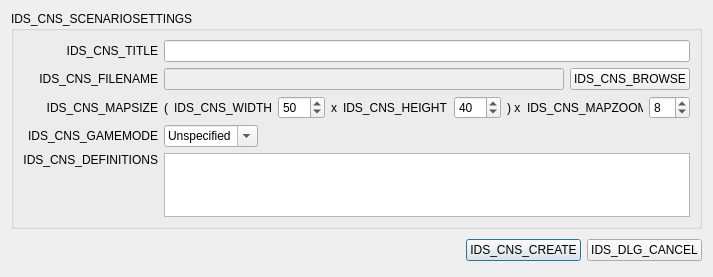
<?xml version="1.0" encoding="UTF-8"?>
<ui version="4.0">
 <class>NewScenarioDialog</class>
 <widget class="QDialog" name="NewScenarioDialog">
  <property name="geometry">
   <rect>
    <x>0</x>
    <y>0</y>
    <width>713</width>
    <height>277</height>
   </rect>
  </property>
  <property name="sizePolicy">
   <sizepolicy hsizetype="Expanding" vsizetype="Expanding">
    <horstretch>0</horstretch>
    <verstretch>0</verstretch>
   </sizepolicy>
  </property>
  <property name="minimumSize">
   <size>
    <width>323</width>
    <height>114</height>
   </size>
  </property>
  <property name="windowTitle">
   <string comment="res">IDS_CNS_NEWSCENARIO</string>
  </property>
  <property name="windowIcon">
   <iconset resource="resource.qrc">
    <normaloff>:/editor/res/ocs.ico</normaloff>:/editor/res/ocs.ico</iconset>
  </property>
  <layout class="QGridLayout" name="gridLayout">
   <item row="1" column="0">
    <layout class="QVBoxLayout" name="verticalLayout">
     <property name="spacing">
      <number>6</number>
     </property>
     <item>
      <widget class="QGroupBox" name="groupBox">
       <property name="sizePolicy">
        <sizepolicy hsizetype="Expanding" vsizetype="Expanding">
         <horstretch>0</horstretch>
         <verstretch>0</verstretch>
        </sizepolicy>
       </property>
       <property name="title">
        <string comment="res">IDS_CNS_SCENARIOSETTINGS</string>
       </property>
       <layout class="QGridLayout" name="gridLayout_3">
        <item row="2" column="3">
         <layout class="QHBoxLayout" name="horizontalLayout">
          <item>
           <widget class="QLineEdit" name="filenameEdit">
            <property name="enabled">
             <bool>false</bool>
            </property>
           </widget>
          </item>
          <item>
           <widget class="QPushButton" name="browseButton">
            <property name="text">
             <string comment="res">IDS_CNS_BROWSE</string>
            </property>
           </widget>
          </item>
         </layout>
        </item>
        <item row="1" column="3">
         <widget class="QLineEdit" name="titleEdit"/>
        </item>
        <item row="3" column="1">
         <widget class="QLabel" name="label_9">
          <property name="text">
           <string comment="res">IDS_CNS_MAPSIZE</string>
          </property>
          <property name="alignment">
           <set>Qt::AlignRight|Qt::AlignTrailing|Qt::AlignVCenter</set>
          </property>
         </widget>
        </item>
        <item row="1" column="1">
         <widget class="QLabel" name="label_7">
          <property name="text">
           <string comment="res">IDS_CNS_TITLE</string>
          </property>
          <property name="alignment">
           <set>Qt::AlignRight|Qt::AlignTrailing|Qt::AlignVCenter</set>
          </property>
         </widget>
        </item>
        <item row="3" column="3">
         <layout class="QHBoxLayout" name="horizontalLayout_2">
          <property name="leftMargin">
           <number>0</number>
          </property>
          <property name="topMargin">
           <number>0</number>
          </property>
          <item>
           <widget class="QLabel" name="label_4">
            <property name="text">
             <string>(</string>
            </property>
           </widget>
          </item>
          <item>
           <widget class="QLabel" name="label">
            <property name="text">
             <string comment="res">IDS_CNS_WIDTH</string>
            </property>
            <property name="alignment">
             <set>Qt::AlignRight|Qt::AlignTrailing|Qt::AlignVCenter</set>
            </property>
           </widget>
          </item>
          <item>
           <widget class="QSpinBox" name="mapWidthSpinBox">
            <property name="minimum">
             <number>16</number>
            </property>
            <property name="maximum">
             <number>512</number>
            </property>
            <property name="value">
             <number>50</number>
            </property>
           </widget>
          </item>
          <item>
           <widget class="QLabel" name="label_3">
            <property name="text">
             <string>x</string>
            </property>
           </widget>
          </item>
          <item>
           <widget class="QLabel" name="label_2">
            <property name="text">
             <string comment="res">IDS_CNS_HEIGHT</string>
            </property>
           </widget>
          </item>
          <item>
           <widget class="QSpinBox" name="mapHeightSpinBox">
            <property name="minimum">
             <number>16</number>
            </property>
            <property name="maximum">
             <number>512</number>
            </property>
            <property name="value">
             <number>40</number>
            </property>
           </widget>
          </item>
          <item>
           <widget class="QLabel" name="label_5">
            <property name="text">
             <string>) x</string>
            </property>
           </widget>
          </item>
          <item>
           <widget class="QLabel" name="label_6">
            <property name="text">
             <string comment="res">IDS_CNS_MAPZOOM</string>
            </property>
           </widget>
          </item>
          <item>
           <widget class="QSpinBox" name="mapZoomSpinBox">
            <property name="minimum">
             <number>4</number>
            </property>
            <property name="maximum">
             <number>24</number>
            </property>
            <property name="value">
             <number>8</number>
            </property>
           </widget>
          </item>
          <item>
           <spacer name="horizontalSpacer">
            <property name="orientation">
             <enum>Qt::Horizontal</enum>
            </property>
            <property name="sizeHint" stdset="0">
             <size>
              <width>40</width>
              <height>20</height>
             </size>
            </property>
           </spacer>
          </item>
         </layout>
        </item>
        <item row="2" column="1">
         <widget class="QLabel" name="label_8">
          <property name="text">
           <string comment="res">IDS_CNS_FILENAME</string>
          </property>
          <property name="alignment">
           <set>Qt::AlignRight|Qt::AlignTrailing|Qt::AlignVCenter</set>
          </property>
         </widget>
        </item>
        <item row="5" column="1">
         <widget class="QLabel" name="label_10">
          <property name="text">
           <string comment="res">IDS_CNS_DEFINITIONS</string>
          </property>
          <property name="alignment">
           <set>Qt::AlignRight|Qt::AlignTop|Qt::AlignTrailing</set>
          </property>
         </widget>
        </item>
        <item row="5" column="3">
         <widget class="QTreeView" name="definitionTreeView">
          <property name="sizePolicy">
           <sizepolicy hsizetype="Expanding" vsizetype="Expanding">
            <horstretch>0</horstretch>
            <verstretch>0</verstretch>
           </sizepolicy>
          </property>
          <property name="minimumSize">
           <size>
            <width>0</width>
            <height>0</height>
           </size>
          </property>
          <property name="baseSize">
           <size>
            <width>0</width>
            <height>0</height>
           </size>
          </property>
          <property name="headerHidden">
           <bool>true</bool>
          </property>
         </widget>
        </item>
        <item row="4" column="1">
         <widget class="QLabel" name="label_11">
          <property name="text">
           <string comment="res">IDS_CNS_GAMEMODE</string>
          </property>
          <property name="alignment">
           <set>Qt::AlignRight|Qt::AlignTrailing|Qt::AlignVCenter</set>
          </property>
         </widget>
        </item>
        <item row="4" column="3">
         <layout class="QHBoxLayout" name="horizontalLayout_4">
          <item>
           <widget class="QComboBox" name="gameModeComboBox">
            <property name="editable">
             <bool>true</bool>
            </property>
            <property name="sizeAdjustPolicy">
             <enum>QComboBox::AdjustToContents</enum>
            </property>
            <item>
             <property name="text">
              <string>Unspecified</string>
             </property>
            </item>
            <item>
             <property name="text">
              <string>Melee</string>
             </property>
            </item>
            <item>
             <property name="text">
              <string>Parkour</string>
             </property>
            </item>
            <item>
             <property name="text">
              <string>Settlement</string>
             </property>
            </item>
            <item>
             <property name="text">
              <string>Defense</string>
             </property>
            </item>
           </widget>
          </item>
          <item>
           <spacer name="horizontalSpacer_2">
            <property name="orientation">
             <enum>Qt::Horizontal</enum>
            </property>
            <property name="sizeHint" stdset="0">
             <size>
              <width>40</width>
              <height>20</height>
             </size>
            </property>
           </spacer>
          </item>
         </layout>
        </item>
       </layout>
      </widget>
     </item>
     <item>
      <layout class="QHBoxLayout">
       <property name="spacing">
        <number>6</number>
       </property>
       <property name="leftMargin">
        <number>0</number>
       </property>
       <property name="topMargin">
        <number>0</number>
       </property>
       <property name="rightMargin">
        <number>0</number>
       </property>
       <property name="bottomMargin">
        <number>0</number>
       </property>
       <item>
        <spacer>
         <property name="orientation">
          <enum>Qt::Horizontal</enum>
         </property>
         <property name="sizeHint" stdset="0">
          <size>
           <width>131</width>
           <height>31</height>
          </size>
         </property>
        </spacer>
       </item>
       <item>
        <widget class="QPushButton" name="okButton">
         <property name="text">
          <string comment="res">IDS_CNS_CREATE</string>
         </property>
         <property name="default">
          <bool>true</bool>
         </property>
         <property name="flat">
          <bool>false</bool>
         </property>
        </widget>
       </item>
       <item>
        <widget class="QPushButton" name="cancelButton">
         <property name="text">
          <string comment="res">IDS_DLG_CANCEL</string>
         </property>
        </widget>
       </item>
      </layout>
     </item>
    </layout>
   </item>
  </layout>
 </widget>
 <tabstops>
  <tabstop>titleEdit</tabstop>
  <tabstop>filenameEdit</tabstop>
  <tabstop>browseButton</tabstop>
  <tabstop>mapWidthSpinBox</tabstop>
  <tabstop>mapHeightSpinBox</tabstop>
  <tabstop>mapZoomSpinBox</tabstop>
  <tabstop>gameModeComboBox</tabstop>
  <tabstop>definitionTreeView</tabstop>
  <tabstop>okButton</tabstop>
  <tabstop>cancelButton</tabstop>
 </tabstops>
 <resources>
  <include location="resource.qrc"/>
 </resources>
 <connections>
  <connection>
   <sender>okButton</sender>
   <signal>clicked()</signal>
   <receiver>NewScenarioDialog</receiver>
   <slot>CreatePressed()</slot>
   <hints>
    <hint type="sourcelabel">
     <x>596</x>
     <y>262</y>
    </hint>
    <hint type="destinationlabel">
     <x>96</x>
     <y>254</y>
    </hint>
   </hints>
  </connection>
  <connection>
   <sender>cancelButton</sender>
   <signal>clicked()</signal>
   <receiver>NewScenarioDialog</receiver>
   <slot>reject()</slot>
   <hints>
    <hint type="sourcelabel">
     <x>701</x>
     <y>262</y>
    </hint>
    <hint type="destinationlabel">
     <x>179</x>
     <y>276</y>
    </hint>
   </hints>
  </connection>
  <connection>
   <sender>titleEdit</sender>
   <signal>textEdited(QString)</signal>
   <receiver>NewScenarioDialog</receiver>
   <slot>TitleChanged(QString)</slot>
   <hints>
    <hint type="sourcelabel">
     <x>416</x>
     <y>43</y>
    </hint>
    <hint type="destinationlabel">
     <x>356</x>
     <y>138</y>
    </hint>
   </hints>
  </connection>
  <connection>
   <sender>browseButton</sender>
   <signal>clicked()</signal>
   <receiver>NewScenarioDialog</receiver>
   <slot>BrowsePressed()</slot>
   <hints>
    <hint type="sourcelabel">
     <x>638</x>
     <y>73</y>
    </hint>
    <hint type="destinationlabel">
     <x>356</x>
     <y>138</y>
    </hint>
   </hints>
  </connection>
 </connections>
 <slots>
  <slot>CreatePressed()</slot>
  <slot>TitleChanged(QString)</slot>
  <slot>BrowsePressed()</slot>
 </slots>
</ui>
